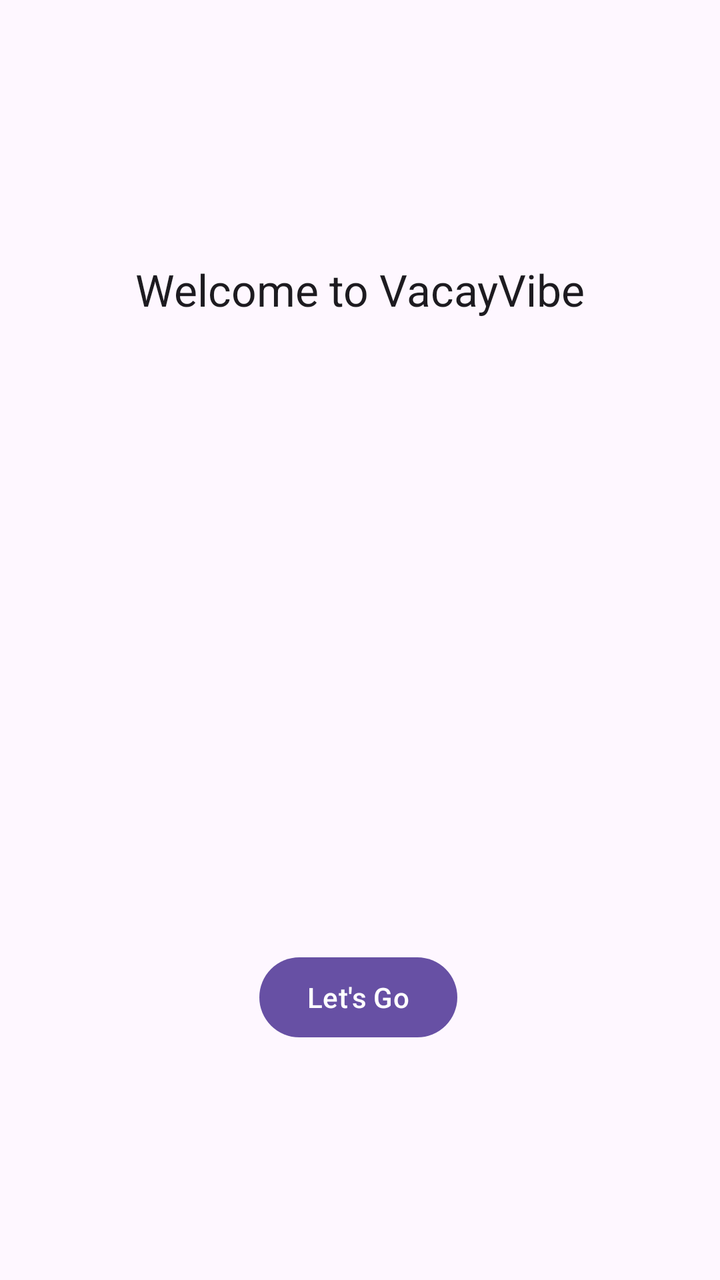
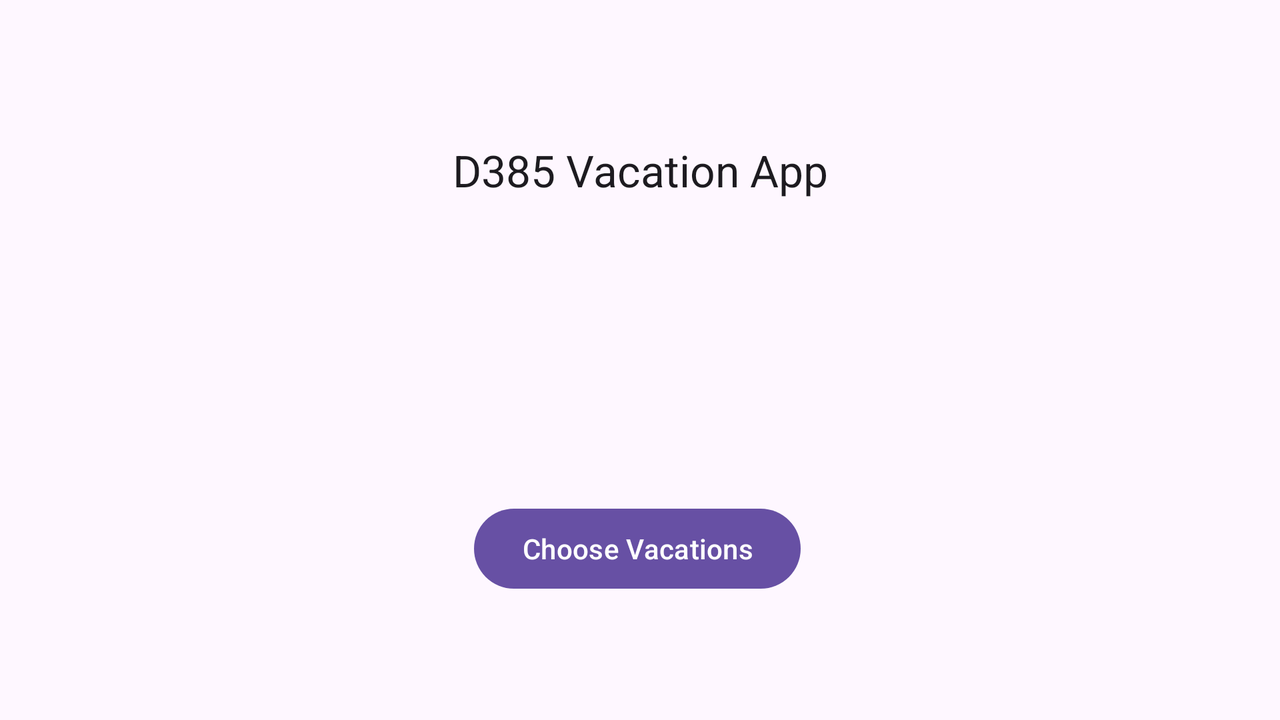

First picture: res/layout/ on a phone held upright. Second picture: the repository's own variant of that layout, on a device whose configuration matches the variant's folder. Source for both follows.
<!-- AndroidManifest.xml: application theme Theme.D308VacationsApp -->
<!-- res/layout/activity_main.xml -->
<?xml version="1.0" encoding="utf-8"?>
<androidx.constraintlayout.widget.ConstraintLayout xmlns:android="http://schemas.android.com/apk/res/android"
    xmlns:app="http://schemas.android.com/apk/res-auto"
    xmlns:tools="http://schemas.android.com/tools"
    android:id="@+id/main"
    android:layout_width="match_parent"
    android:layout_height="match_parent"
    tools:context=".UI.MainActivity">

    <TextView
        android:id="@+id/textView"
        android:layout_width="wrap_content"
        android:layout_height="wrap_content"
        android:text="Welcome to VacayVibe"
        android:textAppearance="@style/TextAppearance.AppCompat.Large"
        app:layout_constraintBottom_toBottomOf="parent"
        app:layout_constraintEnd_toEndOf="parent"
        app:layout_constraintStart_toStartOf="parent"
        app:layout_constraintTop_toTopOf="parent"
        app:layout_constraintVertical_bias="0.213" />

    <Button
        android:id="@+id/button2"
        android:layout_width="wrap_content"
        android:layout_height="wrap_content"
        android:text="Let's Go"
        app:layout_constraintBottom_toBottomOf="parent"
        app:layout_constraintEnd_toEndOf="parent"
        app:layout_constraintHorizontal_bias="0.497"
        app:layout_constraintStart_toStartOf="parent"
        app:layout_constraintTop_toTopOf="parent"
        app:layout_constraintVertical_bias="0.802" />

    <ImageView
        android:id="@+id/imageView"
        android:layout_width="100dp"
        android:layout_height="100dp"
        android:src="@drawable/baseline_beach_access_24"
        app:layout_constraintBottom_toBottomOf="parent"
        app:layout_constraintEnd_toEndOf="parent"
        app:layout_constraintStart_toStartOf="parent"
        app:layout_constraintTop_toTopOf="parent" />

</androidx.constraintlayout.widget.ConstraintLayout>
<!-- resources referenced by this layout -->
<resources>
  <style name="Theme.D308VacationsApp" parent="Base.Theme.D308VacationsApp" />
  <style name="Base.Theme.D308VacationsApp" parent="Theme.Material3.DayNight">
          
          
      </style>
</resources>
<!-- res/layout-land/activity_main.xml (the repository's variant of the layout above) -->
<!-- drawn on the phone turned sideways -->
<?xml version="1.0" encoding="utf-8"?>
<androidx.constraintlayout.widget.ConstraintLayout xmlns:android="http://schemas.android.com/apk/res/android"
    xmlns:app="http://schemas.android.com/apk/res-auto"
    xmlns:tools="http://schemas.android.com/tools"
    android:id="@+id/main"
    android:layout_width="match_parent"
    android:layout_height="match_parent"
    tools:context=".UI.MainActivity">

    <TextView
        android:id="@+id/textView"
        android:layout_width="wrap_content"
        android:layout_height="wrap_content"
        android:text="D385 Vacation App"
        android:textAppearance="@style/TextAppearance.AppCompat.Large"
        app:layout_constraintBottom_toBottomOf="parent"
        app:layout_constraintEnd_toEndOf="parent"
        app:layout_constraintStart_toStartOf="parent"
        app:layout_constraintTop_toTopOf="parent"
        app:layout_constraintVertical_bias="0.213" />

    <Button
        android:id="@+id/button2"
        android:layout_width="wrap_content"
        android:layout_height="wrap_content"
        android:text="Choose Vacations"
        app:layout_constraintBottom_toBottomOf="parent"
        app:layout_constraintEnd_toEndOf="parent"
        app:layout_constraintHorizontal_bias="0.497"
        app:layout_constraintStart_toStartOf="parent"
        app:layout_constraintTop_toTopOf="parent"
        app:layout_constraintVertical_bias="0.802" />

    <ImageView
        android:id="@+id/imageView"
        android:layout_width="100dp"
        android:layout_height="100dp"
        android:src="@drawable/baseline_beach_access_24"
        app:layout_constraintTop_toBottomOf="@+id/textView"
        app:layout_constraintBottom_toBottomOf="parent"
        app:layout_constraintEnd_toEndOf="parent"
        app:layout_constraintHorizontal_bias="0.499"
        app:layout_constraintStart_toStartOf="parent"
        app:layout_constraintTop_toTopOf="parent"
        app:layout_constraintVertical_bias="0.498" />

</androidx.constraintlayout.widget.ConstraintLayout>
